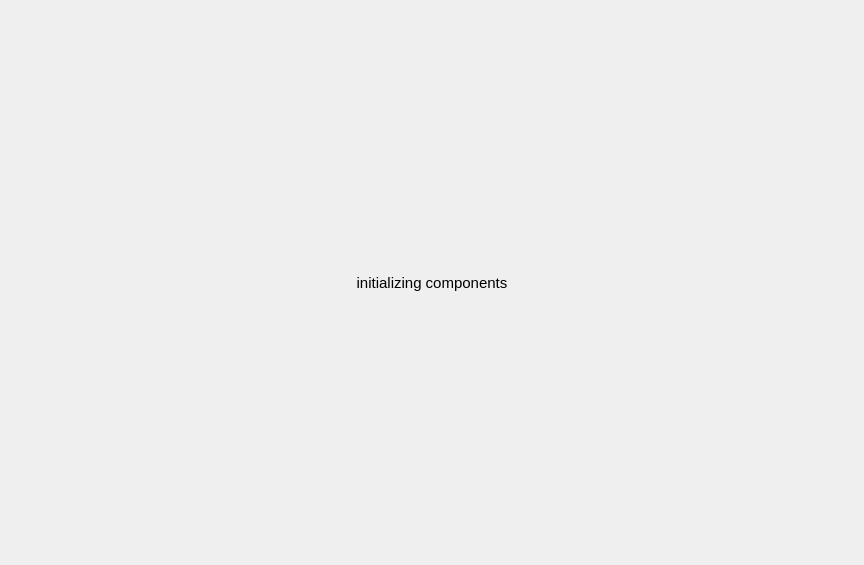
<?xml version="1.0" encoding="UTF-8"?>
<ui version="4.0">
 <class>LoadingForm</class>
 <widget class="QWidget" name="LoadingForm">
  <property name="geometry">
   <rect>
    <x>0</x>
    <y>0</y>
    <width>864</width>
    <height>565</height>
   </rect>
  </property>
  <property name="windowTitle">
   <string>Form</string>
  </property>
  <layout class="QHBoxLayout" name="horizontalLayout">
   <item>
    <widget class="QLabel" name="labelMsg">
     <property name="font">
      <font>
       <pointsize>11</pointsize>
      </font>
     </property>
     <property name="text">
      <string>initializing components</string>
     </property>
     <property name="alignment">
      <set>Qt::AlignmentFlag::AlignCenter</set>
     </property>
    </widget>
   </item>
  </layout>
 </widget>
 <resources/>
 <connections/>
</ui>
